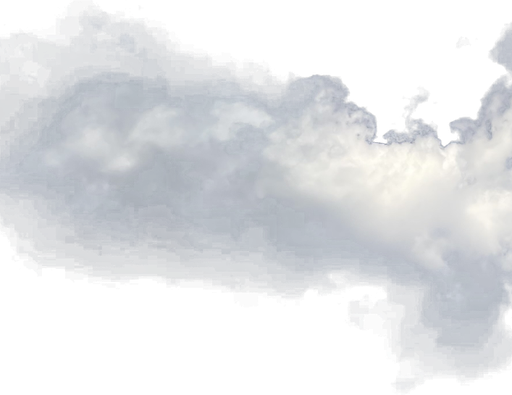
#> input picture tools/clouds/out/cloud_photo_1.png, 512 x 395 px, given in place of out, which was not available
$ python photo_to_cloud.py out
#> lines starting #> are read from the running program, lines starting #| are printed output that depends on the picture; pictures that were not available may be replaced by others from this repository, and a replacement may not be noted
#!/usr/bin/env python3
"""Turns photographs of the sky into cloud sprites with a real alpha channel.

Blue sky is keyed out by how blue-dominant a pixel is (sky has a big b-r gap,
cloud is near-neutral). The gap is measured against the sky *around* the
cloud, not one global threshold: a phone sky runs from deep blue at the top
to pale blue near the horizon, and a fixed cut-off turns the pale half into
a washed-out, see-through cloud (and a plane "hiding" in it stays visible).

Each photo yields its biggest cloud(s), and only them:

- the cloud is isolated as a connected region of a blurred mask, and every
  pixel outside that region is dropped - cropping a bounding box used to
  drag in slices of the neighbouring clouds with a hard straight edge;
- where the cloud runs off the frame it fades out over FEATHER_PX instead
  of ending in the photo's cut line. That cut line is what made the first
  photo clouds look broken in game.

Usage:
  python3 tools/clouds/photo_to_cloud.py tools/clouds/raw/sky_*.jpg [--apply]

The collider is baked here too. Clouds are cover (Bullet.HandleContact stops
a shot on one), and Unity's own fallback physics shape traces the alpha at a
threshold of its choosing, with no filter: a dozen speck islands per sprite
that stop a bullet in what looks like empty air, and on a soft cloud almost
the whole translucent blob. Instead the outline of the solid cloud (alpha >=
COLLIDER_ALPHA, eroded, small islands dropped, simplified) goes into the
.meta as the sprite's physics shape, so Sprite.GetPhysicsShape - and with it
CloudManager.FitColliderToSprite - returns exactly that polygon. The same
outline is written into Cloud.prefab so the editor shows what the game uses.

Without --apply the sprites land in tools/clouds/out/ for review, together
with preview.png (every sprite on a dark and a light ground). With --apply
they replace Assets/.../Resources/Sprites/Clouds/: the old cloud PNGs are
removed, new ones are written as cloud_<photo>_<n>.png with a .meta each
(an existing .meta keeps its guid and only gets a new physicsShape).
Either way collider_overlay.png in tools/clouds/out/ shows the baked
collider over every sprite - that is where the threshold gets judged.
"""
import argparse
import re
import sys
import uuid
from collections import deque
from pathlib import Path

from PIL import Image, ImageChops, ImageFilter

ROOT = Path(__file__).parents[2]
ASSETS = ROOT / "Assets/Doodlebugs/Resources/Sprites/Clouds"
OUT = Path(__file__).parent / "out"

WORK_MAX = 1400      # long edge the keying runs at
SPRITE_MAX = 512     # long edge of an exported sprite (CloudManager scales assume it)
CLOUD_GAP = 10       # b-r of a sunlit cloud; shaded undersides sit around 20-30
SOLID_LO, SOLID_HI = 0.10, 0.80   # alpha contrast: below LO gone, above HI solid
MIN_BLOB_FRAC = 0.03  # a cloud smaller than this share of the frame is a scrap
FEATHER_PX = 90       # fade where a cloud leaves the frame (work resolution)
GRID = 4              # components are traced at 1/GRID resolution

PPU = 100                 # Cloud.prefab collider is in world units
COLLIDER_ALPHA = 153      # 60 %: where the cloud reads solid, not wisp
COLLIDER_ERODE = 3        # px pulled in from that edge - cover starts inside it
COLLIDER_MIN_AREA = 0.02  # islands under this share of the sprite are dropped
COLLIDER_MAX_POINTS = 48  # per path, after simplification
COLLIDER_MAX_PATHS = 6
PREFAB = ROOT / "Assets/Doodlebugs/Prefabs/Cloud.prefab"


def smooth(t):
    t = 0.0 if t < 0 else 1.0 if t > 1 else t
    return t * t * (3 - 2 * t)


def local_sky_gap(img):
    """Greyscale image of the sky's b-r gap around every pixel.

    The max over a wide window picks the sky next to a cloud; deep inside a
    big cloud there is no sky in reach, so the value is floored at most of
    the global sky gap rather than collapsing to the cloud's own."""
    r, _, b = img.split()
    gap = ImageChops.subtract(b, r)
    small = gap.resize((max(1, gap.width // 8), max(1, gap.height // 8)), Image.BILINEAR)
    vals = sorted(small.get_flattened_data())
    global_sky = vals[int(len(vals) * 0.9)]
    floor = int(global_sky * 0.75)
    small = small.filter(ImageFilter.MaxFilter(9)).filter(ImageFilter.GaussianBlur(6))
    small = small.point(lambda v: max(v, floor))
    return small.resize(gap.size, Image.BILINEAR), global_sky


def key(img):
    """RGBA with the sky removed and the soft edges drained of its blue."""
    sky_gap, global_sky = local_sky_gap(img)
    px = img.load()
    sg = sky_gap.load()
    w, h = img.size

    # Sky luminance for un-matting edge brightness: the bluest decile.
    samples = sorted(((px[x, y][2] - px[x, y][0]), px[x, y])
                     for y in range(0, h, 9) for x in range(0, w, 9))
    pool = [p for _, p in samples[int(len(samples) * 0.9):]]
    sky_lum = sum(0.299 * p[0] + 0.587 * p[1] + 0.114 * p[2] for p in pool) / len(pool)

    out = Image.new("RGBA", (w, h))
    op = out.load()
    for y in range(h):
        for x in range(w):
            r, g, b = px[x, y]
            s = max(sg[x, y], CLOUD_GAP + 30)
            raw = (s - (b - r)) / (s - CLOUD_GAP)
            a = smooth((raw - SOLID_LO) / (SOLID_HI - SOLID_LO))
            if a <= 0.02:
                op[x, y] = (0, 0, 0, 0)
                continue
            if raw >= 1.0:
                op[x, y] = (r, g, b, 255)
                continue
            # pixel = raw*cloud + (1-raw)*sky. Dividing the sky out per channel
            # turns sensor noise into orange rims; clouds are neutral anyway,
            # so only the brightness is un-matted and the blue cast drained.
            # Driven by raw, not by the contrast-boosted alpha: a pixel that is
            # opaque after the boost can still be a fifth sky, and kept as shot
            # it draws a dark rim round the cloud on a light map.
            f = max(raw, 0.25)
            lum = 0.299 * r + 0.587 * g + 0.114 * b
            cloud_lum = min(255.0, max(lum, (lum - (1 - f) * sky_lum) / f))
            k = 1 - raw
            rgb = tuple(int(min(255, max(0, c + (cloud_lum - c) * k))) for c in (r, g, b))
            op[x, y] = rgb + (int(a * 255),)
    return bleed_body_colour(out)


# [73 lines left out: functions bleed_body_colour, components, edge_fade, not called in this run]


def extract(path, count):
    src = Image.open(path).convert("RGB")
    src.thumbnail((WORK_MAX, WORK_MAX), Image.LANCZOS)
    keyed = key(src)
    w, h = keyed.size

    # Trace clouds on a small, blurred mask so a cloud's own wisps join it.
    sw, sh = w // GRID, h // GRID
    alpha = keyed.getchannel("A")
    small = alpha.resize((sw, sh), Image.BILINEAR).filter(ImageFilter.GaussianBlur(2))
    mask = bytes(1 if v > 90 else 0 for v in small.get_flattened_data())
    regions = components(mask, sw, sh, int(sw * sh * MIN_BLOB_FRAC))
    if not regions:
        sys.exit(f"{path}: no cloud found - adjust CLOUD_GAP/SOLID_* for this photo")

    sprites = []
    for pixels in regions[:count]:
        region = Image.new("L", (sw, sh), 0)
        rp = region.load()
        xs, ys = [], []
        for i in pixels:
            rp[i % sw, i // sw] = 255
            xs.append(i % sw)
            ys.append(i // sw)
        # Grow the region a little so its wisps survive, then soften the cut.
        region = region.filter(ImageFilter.MaxFilter(9)).filter(ImageFilter.GaussianBlur(3))
        region = region.resize((w, h), Image.BILINEAR)

        margin = 2
        touches = {"l": min(xs) <= margin, "r": max(xs) >= sw - 1 - margin,
                   "t": min(ys) <= margin, "b": max(ys) >= sh - 1 - margin}
        a = ImageChops.multiply(alpha, region)
        if any(touches.values()):
            a = ImageChops.multiply(a, edge_fade(w, h, touches))
        # Specks under ~3 % alpha only add slivers to the physics outline.
        a = a.point(lambda v: 0 if v < 8 else v)

        cloud = keyed.copy()
        cloud.putalpha(a)
        bbox = a.getbbox()
        if bbox is None:
            continue
        cloud = cloud.crop(bbox)
        if cloud.height > cloud.width:
            cloud = cloud.transpose(Image.ROTATE_90)  # clouds drift sideways
        cloud.thumbnail((SPRITE_MAX, SPRITE_MAX), Image.LANCZOS)
        cut = "".join(k for k, v in touches.items() if v) or "-"
        print(f"  {path.name}: cloud {len(sprites) + 1} {cloud.size[0]}x{cloud.size[1]} "
              f"({len(pixels) / (sw * sh):.0%} of frame, fades off: {cut})")
        sprites.append(cloud)
    return sprites


# --- collider -----------------------------------------------------------------

# [39 lines left out: function trace_outlines, not called in this run]


def polygon_area(pts):
    return abs(sum(pts[i][0] * pts[i - 1][1] - pts[i - 1][0] * pts[i][1]
                   for i in range(len(pts)))) / 2


# [112 lines left out: functions douglas_peucker, simplify_loop, collider_paths, to_pivot_space, yaml_paths, set_meta_physics_shape and 2 more, not called in this run]


# --- unity ----------------------------------------------------------------------

META = """fileFormatVersion: 2
guid: {guid}
TextureImporter:
  internalIDToNameTable: []
  externalObjects: {{}}
  serializedVersion: 13
  mipmaps:
    mipMapMode: 0
    enableMipMap: 0
    sRGBTexture: 1
    linearTexture: 0
    fadeOut: 0
    borderMipMap: 0
    mipMapsPreserveCoverage: 0
    alphaTestReferenceValue: 0.5
    mipMapFadeDistanceStart: 1
    mipMapFadeDistanceEnd: 3
  bumpmap:
    convertToNormalMap: 0
    externalNormalMap: 0
    heightScale: 0.25
    normalMapFilter: 0
    flipGreenChannel: 0
  isReadable: 0
  streamingMipmaps: 0
  streamingMipmapsPriority: 0
  vTOnly: 0
  ignoreMipmapLimit: 0
  grayScaleToAlpha: 0
  generateCubemap: 6
  cubemapConvolution: 0
  seamlessCubemap: 0
  textureFormat: 1
  maxTextureSize: 2048
  textureSettings:
    serializedVersion: 2
    filterMode: 1
    aniso: 1
    mipBias: 0
    wrapU: 1
    wrapV: 1
    wrapW: 1
  nPOTScale: 0
  lightmap: 0
  compressionQuality: 50
  spriteMode: 1
  spriteExtrude: 1
  spriteMeshType: 1
  alignment: 0
  spritePivot: {{x: 0.5, y: 0.5}}
  spritePixelsToUnits: 100
  spriteBorder: {{x: 0, y: 0, z: 0, w: 0}}
  spriteGenerateFallbackPhysicsShape: 1
  alphaUsage: 1
  alphaIsTransparency: 1
  spriteTessellationDetail: -1
  textureType: 8
  textureShape: 1
  singleChannelComponent: 0
  flipbookRows: 1
  flipbookColumns: 1
  maxTextureSizeSet: 0
  compressionQualitySet: 0
  textureFormatSet: 0
  ignorePngGamma: 0
  applyGammaDecoding: 0
  swizzle: 50462976
  cookieLightType: 0
  platformSettings:
  - serializedVersion: 4
    buildTarget: DefaultTexturePlatform
    maxTextureSize: 2048
    resizeAlgorithm: 0
    textureFormat: -1
    textureCompression: 1
    compressionQuality: 50
    crunchedCompression: 0
    allowsAlphaSplitting: 0
    overridden: 0
    ignorePlatformSupport: 0
    androidETC2FallbackOverride: 0
    forceMaximumCompressionQuality_BC6H_BC7: 0
  spriteSheet:
    serializedVersion: 2
    sprites: []
    outline: []
    customData:
    physicsShape: []
    bones: []
    spriteID:
    internalID: 0
    vertices: []
    indices:
    edges: []
    weights: []
    secondaryTextures: []
    spriteCustomMetadata:
      entries: []
    nameFileIdTable: {{}}
  mipmapLimitGroupName:
  pSDRemoveMatte: 0
  userData:
  assetBundleName:
  assetBundleVariant:
"""


# [24 lines left out: functions write_meta, preview, not called in this run]


def main():
    ap = argparse.ArgumentParser()
    ap.add_argument("photos", nargs="+", type=Path)
    ap.add_argument("--apply", action="store_true")
    ap.add_argument("--count", type=int, default=1, help="clouds to take per photo")
    args = ap.parse_args()

    sprites = []
    for photo in args.photos:
        for n, cloud in enumerate(extract(photo, args.count), 1):
#> in extract, `src = Image.open(path).convert("RGB")`:
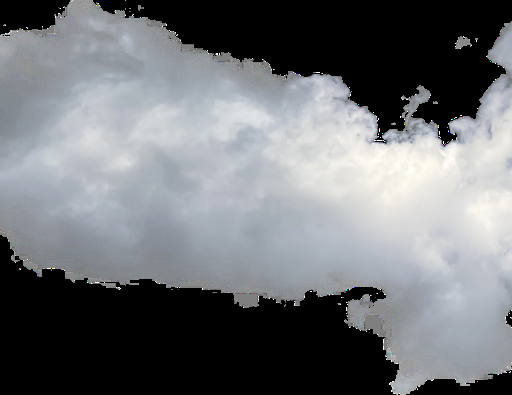
#> src: PIL image 512x395 RGB; mean R, G, B 111.4, 114, 117.6
#> in local_sky_gap, `gap = ImageChops.subtract(b, r)`:
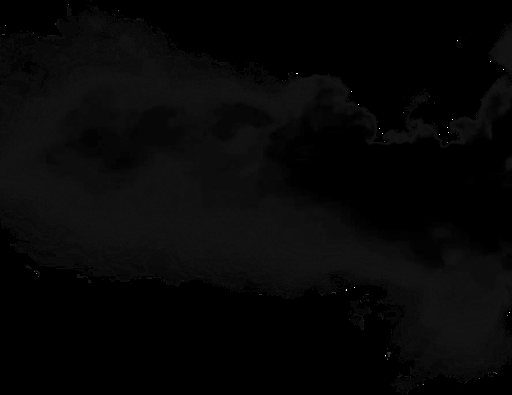
#> gap: PIL image 512x395 L; min 0, max 255, mean 6.6
#> in local_sky_gap, `small = gap.resize((max(1, gap.width // 8), max(1, gap.height // 8)), ..`:
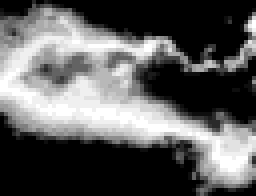
#> small: PIL image 64x49 L (shown 4 times larger); min 0, max 18, mean 6.62; drawn with min black and max white
            paths = collider_paths(cloud)
            print(f"    collider: {len(paths)} path(s), "
                  f"{sum(len(p) for p in paths)} points")
            sprites.append((f"cloud_{photo.stem}_{n}", cloud, paths))

    dest = ASSETS if args.apply else OUT
    dest.mkdir(parents=True, exist_ok=True)
    OUT.mkdir(parents=True, exist_ok=True)
    if args.apply:
        keep = {name for name, _, _ in sprites}
        for old in dest.glob("*.png"):
            if old.stem not in keep:
                old.unlink()
                old.with_name(old.name + ".meta").unlink(missing_ok=True)
                print(f"removed {old.name}")
    paths_by_guid = {}
    for name, cloud, paths in sprites:
        png = dest / f"{name}.png"
        cloud.save(png)
        if args.apply:
            guid = write_meta(png, to_pivot_space(paths, cloud.size))
            paths_by_guid[guid] = to_pivot_space(paths, cloud.size)
    if args.apply:
        set_prefab_collider(paths_by_guid)
    else:
        preview(sprites, dest)
    collider_overlay(sprites, OUT)
    print(f"-> {dest}")


if __name__ == "__main__":
#> (the run stopped early here; a loop or call above may not have finished)
